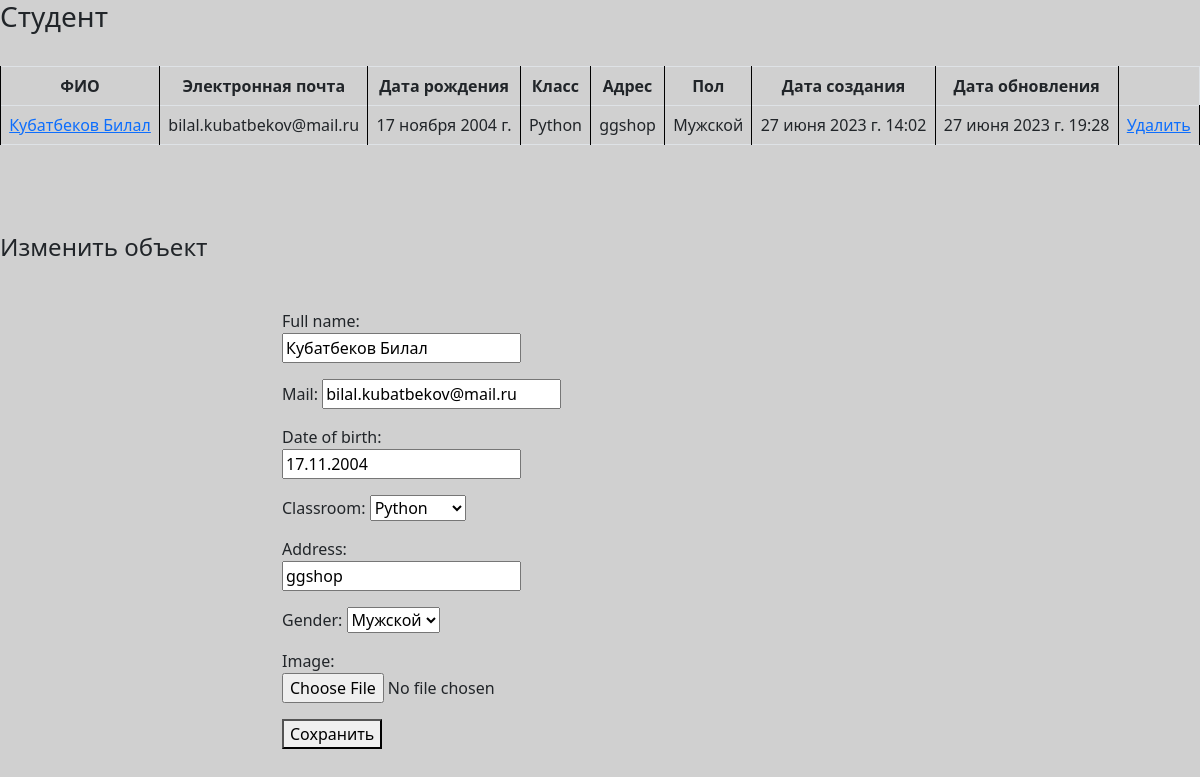
/student-detail/5/, run on the app's committed database.
### app/models.py (models this page shows, shortened)
class Student(models.Model):
    full_name = models.CharField(max_length=225)
    mail = models.EmailField()
    date_of_birth = models.DateField()
    classroom = models.ForeignKey('Classroom', on_delete=models.CASCADE, related_name='students')
    address = models.CharField(max_length=123)
    gender = models.PositiveSmallIntegerField(
        choices=(
            (1, 'Мужской'),
            (2, 'Женский'),
            (3, 'Другое'),
        )
    )
    image = models.ImageField(upload_to='media/images/', blank=True, null=True)
    created_date = models.DateTimeField(auto_now_add=True)
    updated_date = models.DateTimeField(auto_now=True)

class Classroom(models.Model):
    title = models.CharField(max_length=223)
    created_date = models.DateTimeField(auto_now_add=True)
    updated_date = models.DateTimeField(auto_now=True)
    def __str__(self):
        return self.title

### app/views.py (the view)
# urls.py: path('student-detail/<int:pk>/', views.student_detail, name='student_detail'),
def student_detail(request, pk):
    student = get_object_or_404(Student, id=pk)
    if request.method == 'POST':
        form = StudentForm(request.POST, instance=student)
        if form.is_valid():
            form.save()
            return redirect('student_list')
        messages.error(request, 'Повторите попытку, убедитесь что поля заполнены в правильном формате')
    else:
        form = StudentForm(instance=student)
    return render(request, template_name='app/student_detail.html', context={'student': student, 'form': form})

### app/forms.py
class StudentForm(forms.ModelForm):
    class Meta:
        model = Student
        fields = ('full_name', 'mail', 'date_of_birth', 'classroom', 'address', 'gender', 'image')

### app/templates/app/student_detail.html (shortened to what this page needs)
{% extends 'base.html' %}
{% load static %}
{% block content %}
    <h3>Студент</h3>
<br>
<table class="table table-bordered">
  <tbody>
    <tr>
      <th style="text-align: center; margin: 0 10px;" >ФИО</th>
      <th style="text-align: center; margin: 0 10px;" >Электронная почта</th>
        <th style="text-align: center; margin: 0 10px;">Дата рождения</th>
      <th style="text-align: center; margin: 0 10px;" >Класс</th>
      <th style="text-align: center; margin: 0 10px;" >Адрес</th>
      <th style="text-align: center; margin: 0 10px;" >Пол</th>
      <th style="text-align: center; margin: 0 10px;" >Дата создания</th>
      <th style="text-align: center; margin: 0 10px;" >Дата обновления</th>
    </tr>
    <tr>
      <td style="text-align: center; margin: 0 10px;"><a href="#" >{{ student.full_name }}</a></td>
      <td style="text-align: center; margin: 0 10px;" >{{ student.mail }}</td>
      <td style="text-align: center; margin: 0 10px;" >{{ student.date_of_birth }}</td>
      <td style="text-align: center; margin: 0 10px;" >{{ student.classroom }}</td>
      <td style="text-align: center; margin: 0 10px;" >{{ student.address }}</td>
      <td style="text-align: center; margin: 0 10px;" >{{ student.get_gender_display }}</td>
      <td style="text-align: center; margin: 0 10px;" >{{ student.created_date }}</td>
      <td style="text-align: center; margin: 0 10px;" >{{ student.updated_date }}</td>
      <td><a href="{% url 'student_delete' student.id %}">Удалить</a></td>
    </tr>
  </tbody>
</table>
<br>
<br>
<br>
  <h4>Изменить объект</h4><br>
  <div class="container mt-3" style="width: 55%; fon-size: 10px;">
    <form method="POST" action=".">
        <div class="row" >
            <div class="col-6" >
                {{ form.as_p }}
            </div>
        </div>
<button type="submit">Сохранить</button>
  </form>
  </div>
{% endblock %}

### app/templates/app/student_detail.html (style rules this page uses)
table, th, td { border: 1px solid black; }

### data on the page
Student: full_name "Кубатбеков Билал", mail "bilal.kubatbekov@mail.ru", date_of_birth "17 ноября 2004 г.", classroom "Python", address "ggshop", gender "Мужской", created_date "27 июня 2023 г. 14:02", updated_date "27 июня 2023 г. 19:28", date_of_birth "17.11.2004"
